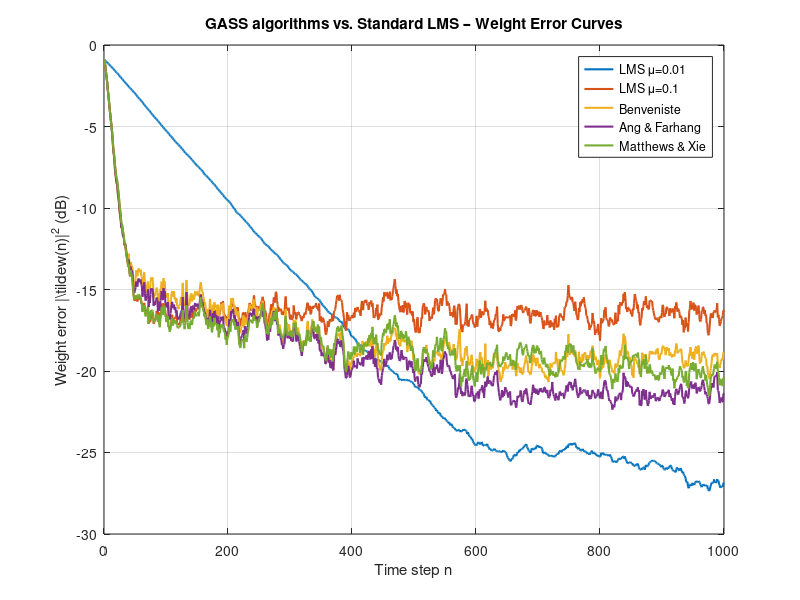
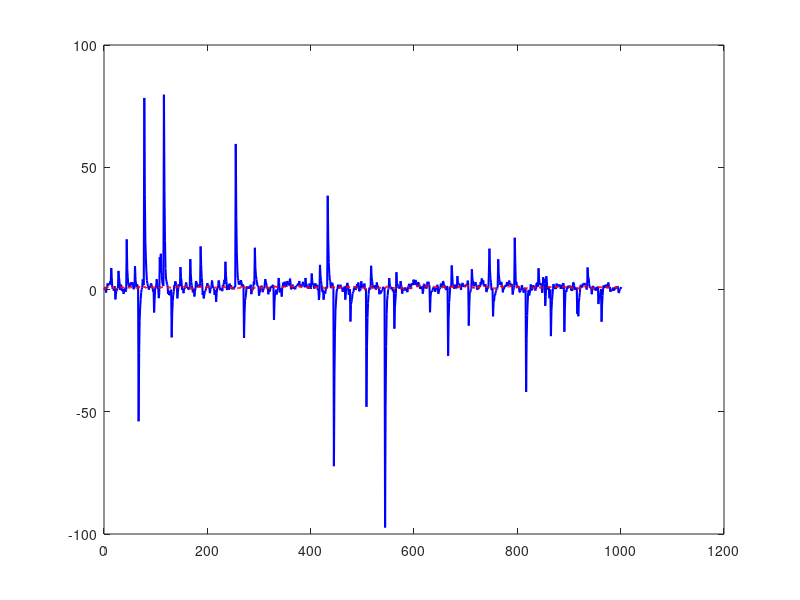

MATLAB code to generate these figures, in order: (Note: this script raises an error after producing the figures.)
%% ASPMI Part 2.2 – Adaptive Step Sizes
% This script covers:
%   (a) GASS algorithms: Benveniste, Ang & Farhang, Matthews & Xie
%       vs. standard LMS for MA(1) system identification
%   (b) Verification that the a posteriori error update = NLMS
%   (c) GNGD algorithm implementation and comparison with Benveniste

clc; clear; close all;

%% =========================================================
%% System parameters – MA(1) process
%% =========================================================
% x(n) = 0.9*eta(n-1) + eta(n),   eta ~ N(0, 0.5)
w_true   = 0.9;          % True MA(1) coefficient
sigma2_v = 0.5;          % Noise variance
N        = 1000;         % Samples per realization
L        = 100;          % Number of independent realizations

%% =========================================================
%% Helper: generate one MA(1) realization and its delayed version
%% =========================================================
% For system identification of x(n) = w_true * eta(n-1) + eta(n):
% Input to the adaptive filter: u(n) = eta(n-1)  (the delayed noise)
% Desired output: x(n) = w_true * u(n) + eta(n)
% This is a 1-tap FIR identification problem.

%% =========================================================
%% (a) GASS algorithms and standard LMS – weight error curves
%% =========================================================
% Weight error: w_tilde(n) = w_true - w(n)
% We run L independent realizations and average the weight error.

rho_gass = 0.005;   % Meta learning rate for GASS (common for all three)
alpha_af  = 0.9;    % Exponential forgetting factor for Ang & Farhang
mu_fixed  = [0.01, 0.1];   % Fixed step sizes for standard LMS

% Accumulated weight error squared over L trials, for each algorithm
% Algorithms: 1=LMS_0.01, 2=LMS_0.1, 3=Benveniste, 4=Ang&Farhang, 5=Matthews&Xie
nAlg = 5;
wtilde_sum = zeros(nAlg, N);   % Sum of |w_tilde|^2 across realizations

for l = 1:L
    % Generate noise eta and delayed version
    eta = sqrt(sigma2_v) * randn(1, N+1);
    u   = eta(1:N);       % input: eta(n-1)  (one-sample delayed noise)
    d   = w_true * u + eta(2:N+1);  % desired: x(n)

    % --- Standard LMS with mu = 0.01 ---
    w = 0; 
    for n = 1:N
        e  = d(n) - w * u(n);
        wtilde_sum(1, n) = wtilde_sum(1, n) + (w_true - w)^2;
        w  = w + mu_fixed(1) * e * u(n);
    end

    % --- Standard LMS with mu = 0.1 ---
    w = 0;
    for n = 1:N
        e  = d(n) - w * u(n);
        wtilde_sum(2, n) = wtilde_sum(2, n) + (w_true - w)^2;
        w  = w + mu_fixed(2) * e * u(n);
    end

    % --- Benveniste GASS ---
    % psi(n) = [I - mu(n-1)*u(n-1)*u(n-1)'] * psi(n-1) + e(n-1)*u(n-1)
    % mu(n+1) = mu(n) + rho * e(n) * u(n)' * psi(n)
    w = 0; mu = 0.1; psi = 0; e_prev = 0; u_prev = 0; mu_prev = mu;
    for n = 1:N
        e  = d(n) - w * u(n);
        wtilde_sum(3, n) = wtilde_sum(3, n) + (w_true - w)^2;
        % Update psi (scalar version for 1-tap filter)
        psi = (1 - mu_prev * u_prev^2) * psi + e_prev * u_prev;
        % Update mu (clamp to positive to keep stability)
        mu_new = mu + rho_gass * e * u(n) * psi;
        mu_new = max(1e-6, mu_new);
        % Update weight
        w = w + mu * e * u(n);
        % Shift state
        mu_prev = mu; mu = mu_new;
        u_prev = u(n); e_prev = e;
    end

    % --- Ang & Farhang GASS ---
    % psi(n) = alpha * psi(n-1) + e(n-1) * u(n-1)
    w = 0; mu = 0.1; psi = 0; e_prev = 0; u_prev = 0;
    for n = 1:N
        e  = d(n) - w * u(n);
        wtilde_sum(4, n) = wtilde_sum(4, n) + (w_true - w)^2;
        % Update psi
        psi = alpha_af * psi + e_prev * u_prev;
        % Update mu
        mu_new = mu + rho_gass * e * u(n) * psi;
        mu_new = max(1e-6, mu_new);
        % Update weight
        w = w + mu * e * u(n);
        mu = mu_new;
        u_prev = u(n); e_prev = e;
    end

    % --- Matthews & Xie GASS ---
    % psi(n) = e(n-1) * u(n-1)  (no memory)
    w = 0; mu = 0.1; e_prev = 0; u_prev = 0;
    for n = 1:N
        e  = d(n) - w * u(n);
        wtilde_sum(5, n) = wtilde_sum(5, n) + (w_true - w)^2;
        % Update psi (instantaneous)
        psi = e_prev * u_prev;
        % Update mu
        mu_new = mu + rho_gass * e * u(n) * psi;
        mu_new = max(1e-6, mu_new);
        % Update weight
        w = w + mu * e * u(n);
        mu = mu_new;
        u_prev = u(n); e_prev = e;
    end
end

% Average over realizations
wtilde_avg = wtilde_sum / L;

% Plot weight error curves
alg_names = {'LMS \mu=0.01', 'LMS \mu=0.1', 'Benveniste', 'Ang & Farhang', 'Matthews & Xie'};
colors     = lines(nAlg);

figure;
for k = 1:nAlg
    plot(1:N, 10*log10(wtilde_avg(k,:) + eps), 'Color', colors(k,:), 'LineWidth', 1.5);
    hold on;
end
xlabel('Time step n');
ylabel('Weight error |\tilde{w}(n)|^2 (dB)');
title('GASS algorithms vs. Standard LMS – Weight Error Curves');
legend(alg_names, 'Location', 'best');
grid on;

%% =========================================================
%% (b) NLMS = a posteriori error update (verification)
%% =========================================================
% The NLMS update is:
%   w(n+1) = w(n) + beta / (eps + ||x(n)||^2) * e(n) * x(n)
%
% The a posteriori error is ep(n) = d(n) - x^T(n)*w(n+1).
% Starting from Δw(n) = w(n+1)-w(n) = mu*ep(n)*x(n), and substituting:
%   ep(n) = d(n) - x^T(n)*(w(n) + mu*ep(n)*x(n))
%         = e(n) - mu*ep(n)*||x(n)||^2
%   => ep(n)*(1 + mu*||x(n)||^2) = e(n)
%   => ep(n) = e(n) / (1 + mu*||x(n)||^2)
% Then:
%   Δw(n) = mu / (1 + mu*||x(n)||^2) * e(n) * x(n)
%         = beta / (eps + ||x(n)||^2) * e(n) * x(n)
% where beta = mu / (1 + mu*eps) → mu and eps_nlms → mu * eps.
%
% Numerically verify: NLMS and a-posteriori-based update give identical trajectories.

eps_nlms = 1e-6;   % Regularisation factor
beta_nlms = 0.5;   % Normalised step size (0 < beta < 2 for convergence)
mu_apost  = beta_nlms;  % Equivalent standard step size in a-posteriori form

fprintf('=== Part (b): NLMS equivalence verification ===\n');

% Generate a single MA(1) trial
eta = sqrt(sigma2_v) * randn(1, N+1);
u   = eta(1:N);
d   = w_true * u + eta(2:N+1);

% Standard NLMS
w_nlms = zeros(1, N+1);
for n = 1:N
    e_n = d(n) - w_nlms(n) * u(n);
    w_nlms(n+1) = w_nlms(n) + beta_nlms / (eps_nlms + u(n)^2) * e_n * u(n);
end

% A-posteriori error NLMS (equivalent derivation)
% w(n+1) = w(n) + mu*ep(n)*u(n), ep(n) = e(n)/(1 + mu*u(n)^2)
w_apost = zeros(1, N+1);
for n = 1:N
    e_n  = d(n) - w_apost(n) * u(n);
    ep_n = e_n / (1 + mu_apost * u(n)^2);
    w_apost(n+1) = w_apost(n) + mu_apost * ep_n * u(n);
end

max_diff = max(abs(w_nlms - w_apost));
fprintf('Max absolute difference between NLMS and a-posteriori form: %.2e\n', max_diff);
fprintf('(Should be ~0 since they are analytically equivalent)\n\n');

figure;
plot(1:N+1, w_nlms,  'b',  'LineWidth', 1.5); hold on;
plot(1:N+1, w_apost, 'r--', 'LineWidth', 1.5);
yline(w_true, 'k:', 'LineWidth', 1.2);
xlabel('Time step n');
ylabel('Weight estimate w(n)');
title('NLMS vs. A-posteriori Error Form (should overlap exactly)');
legend({'NLMS', 'A-posteriori form', 'True w = 0.9'}, 'Location', 'best');
grid on;

%% =========================================================
%% (c) GNGD algorithm and comparison with Benveniste
%% =========================================================
% GNGD update:
%   w(n+1)     = w(n) + beta / (eps(n) + ||x(n)||^2) * e(n) * x(n)
%   eps(n+1)   = eps(n) - rho*mu * (e(n)*e(n-1)*u(n)'*u(n-1))
%                         / (eps(n-1) + ||u(n-1)||^2)^2

rho_gngd  = 0.05;     % GNGD meta learning rate
beta_gngd = 1;        % Fixed normalised step size for GNGD
eps0      = 1;        % Initial regularisation

wtilde_benv = zeros(1, N);
wtilde_gngd = zeros(1, N);

for l = 1:L
    eta = sqrt(sigma2_v) * randn(1, N+1);
    u   = eta(1:N);
    d   = w_true * u + eta(2:N+1);

    % --- Benveniste (repeated from part a for direct comparison) ---
    w = 0; mu_b = 0.1; psi = 0; e_prev = 0; u_prev = 0; mu_prev = mu_b;
    for n = 1:N
        e = d(n) - w * u(n);
        wtilde_benv(n) = wtilde_benv(n) + (w_true - w)^2;
        psi    = (1 - mu_prev * u_prev^2) * psi + e_prev * u_prev;
        mu_new = max(1e-6, mu_b + rho_gass * e * u(n) * psi);
        w      = w + mu_b * e * u(n);
        mu_prev = mu_b; mu_b = mu_new;
        u_prev = u(n); e_prev = e;
    end

    % --- GNGD ---
    w = 0; eps_n = eps0; eps_prev = eps0; e_prev = 0; u_prev = 0;
    for n = 1:N
        e = d(n) - w * u(n);
        wtilde_gngd(n) = wtilde_gngd(n) + (w_true - w)^2;
        % Update epsilon
        denom  = (eps_prev + u_prev^2)^2;
        eps_new = eps_n - rho_gngd * beta_gngd * (e * e_prev * u(n) * u_prev) / (denom + eps);
        eps_new = max(1e-6, eps_new);   % Keep epsilon non-negative
        % NLMS-style weight update
        w = w + beta_gngd / (eps_n + u(n)^2) * e * u(n);
        % Shift state
        eps_prev = eps_n; eps_n = eps_new;
        u_prev = u(n); e_prev = e;
    end
end

wtilde_benv = wtilde_benv / L;
wtilde_gngd = wtilde_gngd / L;

figure;
plot(1:N, 10*log10(wtilde_benv + eps), 'b', 'LineWidth', 1.5); hold on;
plot(1:N, 10*log10(wtilde_gngd + eps), 'r--', 'LineWidth', 1.5);
xlabel('Time step n');
ylabel('Weight error |\tilde{w}(n)|^2 (dB)');
title('Benveniste GASS vs. GNGD – Weight Error Comparison');
legend({'Benveniste', 'GNGD'}, 'Location', 'best');
grid on;

fprintf('=== Part (c): Computational complexity comparison ===\n');
fprintf('Benveniste GASS:\n');
fprintf('  Weight update:   1 multiply + 1 add (standard LMS)\n');
fprintf('  mu update:       3 multiplies + 1 add\n');
fprintf('  psi update:      3 multiplies + 2 adds\n');
fprintf('  Total ~7 mults, 4 adds per step.\n\n');
fprintf('GNGD:\n');
fprintf('  Weight update:   2 multiplies + 1 add (NLMS)\n');
fprintf('  eps update:      5 multiplies + 1 add + 1 divide\n');
fprintf('  Total ~7 mults + 1 divide, 2 adds per step.\n');
fprintf('  (GNGD is slightly more expensive due to the division for eps update)\n');
